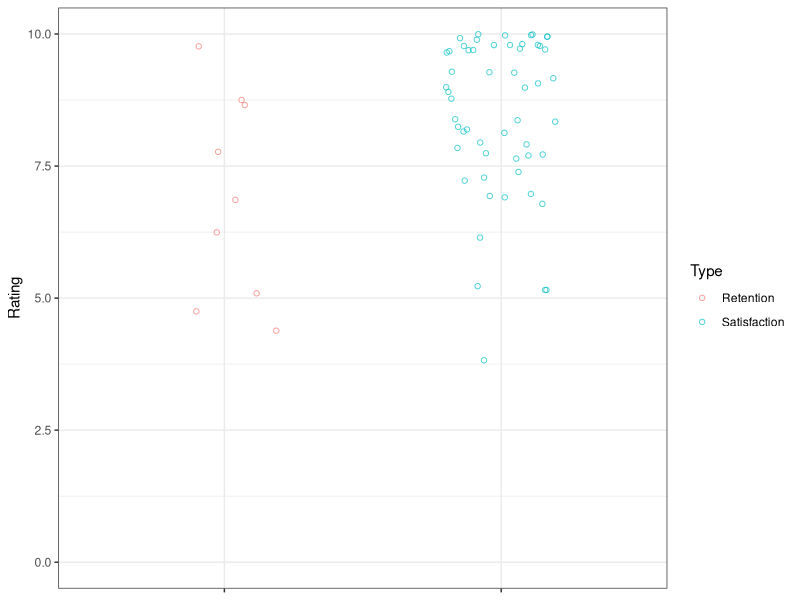

Write the R code that produced this figure.
library(readxl)
library(dplyr)
library(tidyr)
library(ggplot2)

(evals = readxl::read_excel(path = 'evals.xlsx') )

(evals = evals %>% mutate_all(as.integer) )

evals_base = evals %>% select(Student:Topic_selection) %>% gather(key = Category, value = Rating, Pacing:Topic_selection) %>% mutate(Type = "Satisfaction")
evals_sec = evals %>% select(Student,Intro_section:BP_section) %>% gather(key = Category, value = Rating, Intro_section:BP_section) %>% mutate(Type = "Satisfaction")
evals_ret = evals %>% select(Student,Retention) %>% gather(key = Category, value = Rating, Retention) %>% mutate(Type = "Retention")

evals_data = rbind.data.frame(evals_base, evals_sec, evals_ret)

ggplot(evals_data) + 
  geom_point(aes(x = Type, y = Rating, color = Type), shape = 1, alpha = 0.7, position = position_jitter(width = 0.2)) + 
  ylim(c(0,10)) + 
  theme_bw() + 
  theme(axis.text.x = element_blank(),
        axis.title.x = element_blank())

Cairo::Cairo(width = 640, height = 640, file = 'evals_plot.png', dpi = 400)
ggplot(evals_data) +
  geom_boxplot(aes(x = Type, y = Rating), width = 0.2, outlier.shape = 1, outlier.alpha = 0.4) + 
  ylim(c(0,10)) + 
  theme_bw() + 
  theme(axis.title.x = element_blank(),
        panel.grid = element_blank(),
        axis.text.x = element_text(vjust = 0.5, angle = 45))
dev.off()
